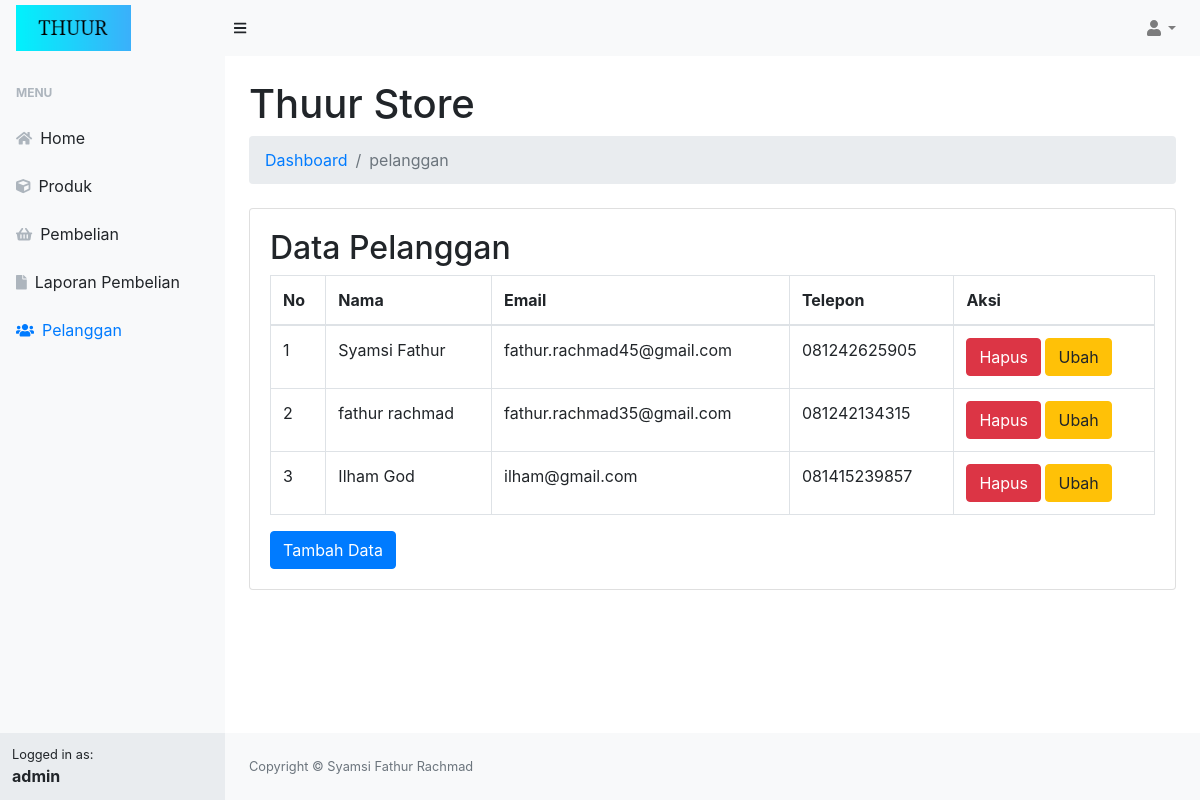
/admin/index.php?halaman=pelanggan (signed in), run on an earlier commit of the app's database.
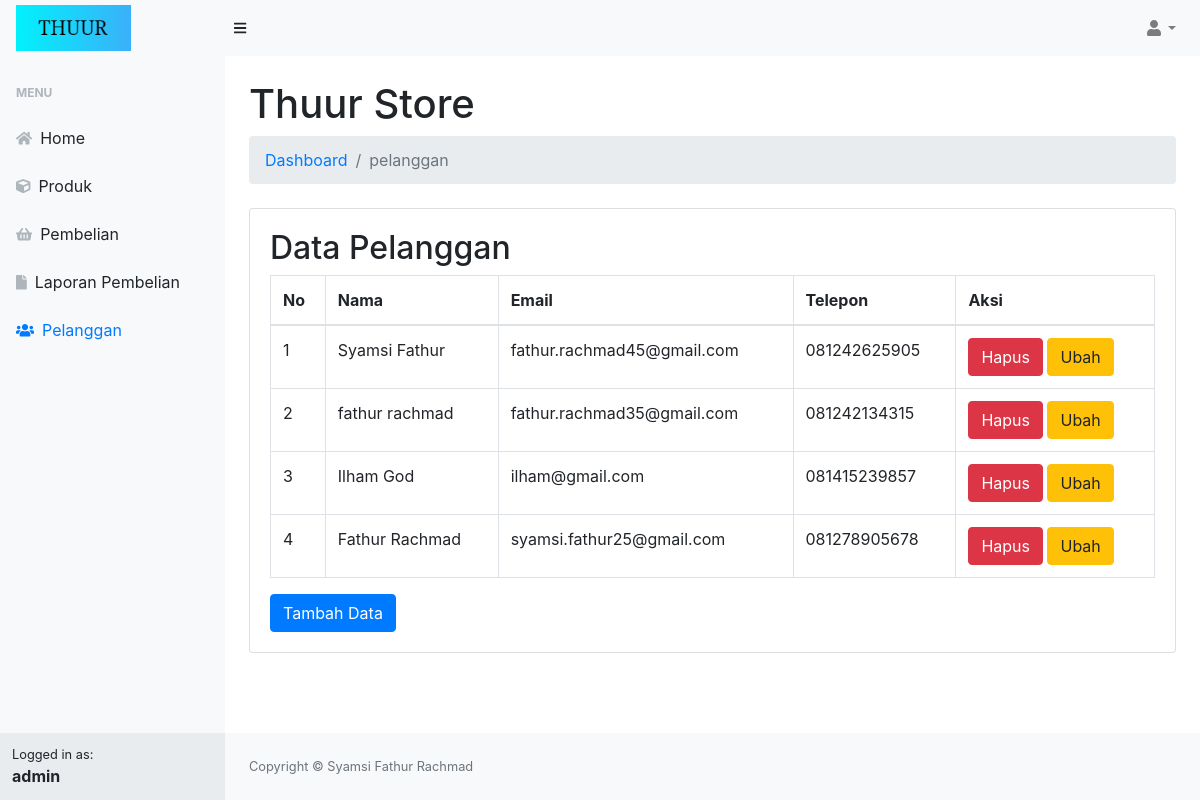
And on a later commit of the database.
### tables this page shows
CREATE TABLE `pelanggan` (
  `id_pelanggan` int(11) NOT NULL,
  `email` varchar(100) NOT NULL,
  `password` varchar(50) NOT NULL,
  `nama_lengkap` varchar(100) NOT NULL,
  `no_hp` varchar(25) NOT NULL
);

### admin/pelanggan.php (the view, shortened to what the changed rows need)
<h2>Data Pelanggan</h2>
<table class="table table-bordered">
	<thead>
		<tr>
			<th>No</th>
			<th>Nama</th>
			<th>Email</th>
			<th>Telepon</th>
			<th>Aksi</th>
		</tr>
	</thead>
	<tbody>
		<?php $nomor=1; ?>
		<?php $ambil=$koneksi->query("SELECT * FROM pelanggan"); ?>
		<?php while ($pecah = $ambil->fetch_assoc()){ ?>
		<tr>
			<td><?php echo $nomor; ?></td>
			<td><?php echo $pecah['nama_lengkap']; ?></td>
			<td><?php echo $pecah['email']; ?></td>
			<td><?php echo $pecah['no_hp']; ?></td>
			<td>
				<a href="index.php?halaman=hapuspelanggan&id=<?php echo $pecah['id_pelanggan'];?>" class="btn-danger btn">Hapus</a>
				<a href="index.php?halaman=editpelanggan&id=<?php echo $pecah['id_pelanggan'];?>" class="btn-warning btn">Ubah</a>
			</td>
		</tr>
		<?php $nomor++; ?>
		<?php } ?>
	</tbody>
</table>

### admin/index.php (shortened to what the changed rows need)
<?php
include 'koneksi.php';
?>
<!DOCTYPE html>
<html>
<head>
        <link href="assets/css/styles.css" rel="stylesheet" />
    </head>
    <body class="sb-nav-fixed">
        <div id="layoutSidenav">
            <div id="layoutSidenav_nav">
                <nav class="sb-sidenav accordion sb-sidenav-light" id="sidenavAccordion">
                    <div class="sb-sidenav-footer">
                        <div class="small">Logged in as:</div>
                        <?php $ambil=$koneksi->query("SELECT * FROM admin"); ?>
                        <?php while ($pecah = $ambil->fetch_assoc()){ ?>
                        <strong><?php echo $pecah['username']; ?></strong>
                        <?php } ?>
                    </div>
                </nav>
            </div>
            <div id="layoutSidenav_content">
                <main>
                    <div class="container-fluid">
                        <h1 class="mt-4">Thuur Store</h1>
                        <div class="card mb-4">
                            <div class="card-body">
                                 <?php
                                    if (isset($_GET['halaman']))
                                    {
                                        if ($_GET['halaman']=="produk")
                                        {
                                            include 'produk.php';
                                        }
                                        elseif ($_GET['halaman']=="pembelian")
                                        {
                                            include 'pembelian.php';
                                        }
                                        elseif ($_GET['halaman']=="pelanggan")
                                        {
                                            include 'pelanggan.php';
                                        }
                                        elseif ($_GET['halaman']=="detail")
                                        {
                                            include 'detail.php';
                                        }
                                        elseif ($_GET['halaman']=="tambahproduk")
                                        {
                                            include 'tambahproduk.php';
                                        }
                                        elseif ($_GET['halaman']=="tambahpelanggan")
                                        {
                                            include 'tambahpelanggan.php';
                                        }
                                        elseif ($_GET['halaman']=="hapusproduk")
                                        {
                                            include 'hapusproduk.php';
                                        }
                                        elseif ($_GET['halaman']=="hapuspelanggan")
                                        {
                                            include 'hapuspelanggan.php';
                                        }
                                        elseif ($_GET['halaman']=="editproduk")
                                        {
                                            include 'editproduk.php';
                                        }
                                        elseif ($_GET['halaman']=="editpelanggan")
                                        {
                                            include 'editpelanggan.php';
                                        }
                                        elseif ($_GET['halaman']=="pembayaran")
                                        {
                                            include 'pembayaran.php';
                                        }
                                        elseif ($_GET['halaman']=="laporan_pembelian")
                                        {
                                            include 'laporan_pembelian.php';
                                        }
                                    }
                                ?>
                            </div>
                        </div>
                    </div>
                </main>
            </div>
        </div>
</body>
</html>

What changed in the data, as far as the page shows it:
added pelanggan: nama_lengkap "Fathur Rachmad", email "syamsi.fathur25@gmail.com", no_hp "081278905678"
